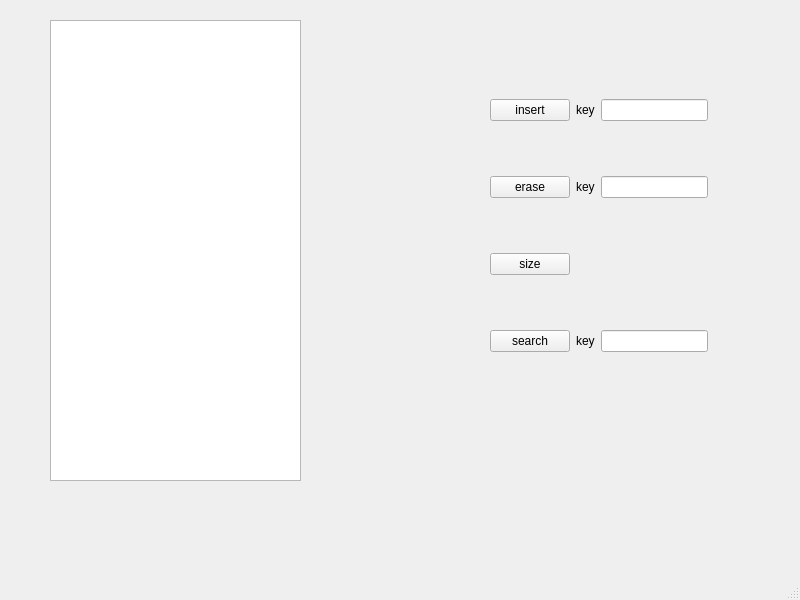
<?xml version="1.0" encoding="UTF-8"?>
<ui version="4.0">
 <class>MainWindow</class>
 <widget class="QMainWindow" name="MainWindow">
  <property name="geometry">
   <rect>
    <x>0</x>
    <y>0</y>
    <width>800</width>
    <height>600</height>
   </rect>
  </property>
  <property name="windowTitle">
   <string>MainWindow</string>
  </property>
  <widget class="QWidget" name="centralwidget">
   <widget class="QTableWidget" name="tableWidget">
    <property name="geometry">
     <rect>
      <x>50</x>
      <y>20</y>
      <width>251</width>
      <height>461</height>
     </rect>
    </property>
   </widget>
   <widget class="QWidget" name="gridLayoutWidget">
    <property name="geometry">
     <rect>
      <x>490</x>
      <y>50</y>
      <width>251</width>
      <height>351</height>
     </rect>
    </property>
    <layout class="QGridLayout" name="gridLayout">
     <item row="4" column="0">
      <widget class="QPushButton" name="searchButton">
       <property name="text">
        <string>search</string>
       </property>
      </widget>
     </item>
     <item row="4" column="2">
      <widget class="QLineEdit" name="searchKeyEdit"/>
     </item>
     <item row="2" column="2">
      <widget class="QLineEdit" name="deleteEdit"/>
     </item>
     <item row="1" column="2">
      <widget class="QLineEdit" name="keyEdit"/>
     </item>
     <item row="1" column="1">
      <widget class="QLabel" name="label">
       <property name="text">
        <string>key</string>
       </property>
      </widget>
     </item>
     <item row="2" column="0">
      <widget class="QPushButton" name="eraseButton">
       <property name="text">
        <string>erase</string>
       </property>
      </widget>
     </item>
     <item row="3" column="0">
      <widget class="QPushButton" name="sizeButton">
       <property name="text">
        <string>size</string>
       </property>
      </widget>
     </item>
     <item row="3" column="1">
      <widget class="QLabel" name="sizeLabel">
       <property name="text">
        <string/>
       </property>
      </widget>
     </item>
     <item row="1" column="0">
      <widget class="QPushButton" name="insertButton">
       <property name="text">
        <string>insert</string>
       </property>
      </widget>
     </item>
     <item row="4" column="1">
      <widget class="QLabel" name="label_5">
       <property name="text">
        <string>key</string>
       </property>
      </widget>
     </item>
     <item row="2" column="1">
      <widget class="QLabel" name="label_2">
       <property name="text">
        <string>key</string>
       </property>
      </widget>
     </item>
     <item row="4" column="3">
      <widget class="QLabel" name="searchResultButton">
       <property name="text">
        <string>        </string>
       </property>
      </widget>
     </item>
    </layout>
   </widget>
  </widget>
  <widget class="QMenuBar" name="menubar">
   <property name="geometry">
    <rect>
     <x>0</x>
     <y>0</y>
     <width>800</width>
     <height>26</height>
    </rect>
   </property>
  </widget>
  <widget class="QStatusBar" name="statusbar"/>
 </widget>
 <resources/>
 <connections/>
</ui>
